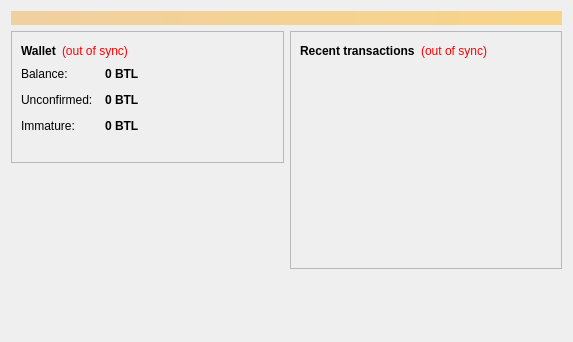
<?xml version="1.0" encoding="UTF-8"?>
<ui version="4.0">
 <class>OverviewPage</class>
 <widget class="QWidget" name="OverviewPage">
  <property name="geometry">
   <rect>
    <x>0</x>
    <y>0</y>
    <width>573</width>
    <height>342</height>
   </rect>
  </property>
  <property name="windowTitle">
   <string>Form</string>
  </property>
  <layout class="QVBoxLayout" name="topLayout">
   <item>
    <widget class="QLabel" name="labelAlerts">
     <property name="visible">
      <bool>false</bool>
     </property>
     <property name="styleSheet">
      <string notr="true">background-color: qlineargradient(x1: 0, y1: 0, x2: 1, y2: 0, stop:0 #F0D0A0, stop:1 #F8D488); color:#000000;</string>
     </property>
     <property name="wordWrap">
      <bool>true</bool>
     </property>
     <property name="margin">
      <number>3</number>
     </property>
    </widget>
   </item>
   <item>
    <layout class="QHBoxLayout" name="horizontalLayout" stretch="1,1">
     <item>
      <layout class="QVBoxLayout" name="verticalLayout_2">
       <item>
        <widget class="QFrame" name="frame">
         <property name="frameShape">
          <enum>QFrame::StyledPanel</enum>
         </property>
         <property name="frameShadow">
          <enum>QFrame::Raised</enum>
         </property>
         <layout class="QVBoxLayout" name="verticalLayout_4">
          <item>
           <layout class="QHBoxLayout" name="horizontalLayout_4">
            <item>
             <widget class="QLabel" name="label_5">
              <property name="font">
               <font>
                <weight>75</weight>
                <bold>true</bold>
               </font>
              </property>
              <property name="text">
               <string>Wallet</string>
              </property>
             </widget>
            </item>
            <item>
             <widget class="QLabel" name="labelWalletStatus">
              <property name="toolTip">
               <string>&lt;html&gt;&lt;head/&gt;&lt;body&gt;&lt;p&gt;The displayed information may be out of date. Your wallet automatically synchronizes with the Bitloonie network after a connection is established, but this process has not completed yet.&lt;/p&gt;&lt;/body&gt;&lt;/html&gt;</string>
              </property>
              <property name="styleSheet">
               <string notr="true">QLabel { color: red; }</string>
              </property>
              <property name="text">
               <string notr="true">(out of sync)</string>
              </property>
              <property name="alignment">
               <set>Qt::AlignLeading|Qt::AlignLeft|Qt::AlignVCenter</set>
              </property>
             </widget>
            </item>
            <item>
             <spacer name="horizontalSpacer_2">
              <property name="orientation">
               <enum>Qt::Horizontal</enum>
              </property>
              <property name="sizeHint" stdset="0">
               <size>
                <width>40</width>
                <height>20</height>
               </size>
              </property>
             </spacer>
            </item>
           </layout>
          </item>
          <item>
           <layout class="QFormLayout" name="formLayout_2">
            <property name="fieldGrowthPolicy">
             <enum>QFormLayout::AllNonFixedFieldsGrow</enum>
            </property>
            <property name="horizontalSpacing">
             <number>12</number>
            </property>
            <property name="verticalSpacing">
             <number>12</number>
            </property>
            <item row="0" column="0">
             <widget class="QLabel" name="label">
              <property name="text">
               <string>Balance:</string>
              </property>
             </widget>
            </item>
            <item row="0" column="1">
             <widget class="QLabel" name="labelBalance">
              <property name="font">
               <font>
                <weight>75</weight>
                <bold>true</bold>
               </font>
              </property>
              <property name="cursor">
               <cursorShape>IBeamCursor</cursorShape>
              </property>
              <property name="toolTip">
               <string>Your current balance</string>
              </property>
              <property name="text">
               <string notr="true">0 BTL</string>
              </property>
              <property name="textInteractionFlags">
               <set>Qt::LinksAccessibleByMouse|Qt::TextSelectableByKeyboard|Qt::TextSelectableByMouse</set>
              </property>
             </widget>
            </item>
            <item row="1" column="0">
             <widget class="QLabel" name="label_3">
              <property name="text">
               <string>Unconfirmed:</string>
              </property>
             </widget>
            </item>
            <item row="1" column="1">
             <widget class="QLabel" name="labelUnconfirmed">
              <property name="font">
               <font>
                <weight>75</weight>
                <bold>true</bold>
               </font>
              </property>
              <property name="cursor">
               <cursorShape>IBeamCursor</cursorShape>
              </property>
              <property name="toolTip">
               <string>Total of transactions that have yet to be confirmed, and do not yet count toward the current balance</string>
              </property>
              <property name="text">
               <string notr="true">0 BTL</string>
              </property>
              <property name="textInteractionFlags">
               <set>Qt::LinksAccessibleByMouse|Qt::TextSelectableByKeyboard|Qt::TextSelectableByMouse</set>
              </property>
             </widget>
            </item>
            <item row="2" column="0">
             <widget class="QLabel" name="labelImmatureText">
              <property name="text">
               <string>Immature:</string>
              </property>
             </widget>
            </item>
            <item row="2" column="1">
             <widget class="QLabel" name="labelImmature">
              <property name="font">
               <font>
                <weight>75</weight>
                <bold>true</bold>
               </font>
              </property>
              <property name="toolTip">
               <string>Mined balance that has not yet matured</string>
              </property>
              <property name="text">
               <string notr="true">0 BTL</string>
              </property>
              <property name="textInteractionFlags">
               <set>Qt::LinksAccessibleByMouse|Qt::TextSelectableByKeyboard|Qt::TextSelectableByMouse</set>
              </property>
             </widget>
            </item>
           </layout>
          </item>
          <item>
           <widget class="QLabel" name="label_wallet_bgcoin">
            <property name="text">
             <string/>
            </property>
            <property name="pixmap">
             <pixmap resource="../bitcoin.qrc">:/images/wallet_bgcoin</pixmap>
            </property>
            <property name="scaledContents">
             <bool>false</bool>
            </property>
            <property name="alignment">
             <set>Qt::AlignCenter</set>
            </property>
            <property name="margin">
             <number>-2</number>
            </property>
           </widget>
          </item>
         </layout>
        </widget>
       </item>
       <item>
        <spacer name="verticalSpacer">
         <property name="orientation">
          <enum>Qt::Vertical</enum>
         </property>
         <property name="sizeHint" stdset="0">
          <size>
           <width>20</width>
           <height>40</height>
          </size>
         </property>
        </spacer>
       </item>
      </layout>
     </item>
     <item>
      <layout class="QVBoxLayout" name="verticalLayout_3">
       <item>
        <widget class="QFrame" name="frame_2">
         <property name="frameShape">
          <enum>QFrame::StyledPanel</enum>
         </property>
         <property name="frameShadow">
          <enum>QFrame::Raised</enum>
         </property>
         <layout class="QVBoxLayout" name="verticalLayout">
          <item>
           <layout class="QHBoxLayout" name="horizontalLayout_2">
            <item>
             <widget class="QLabel" name="label_4">
              <property name="text">
               <string>&lt;b&gt;Recent transactions&lt;/b&gt;</string>
              </property>
             </widget>
            </item>
            <item>
             <widget class="QLabel" name="labelTransactionsStatus">
              <property name="toolTip">
               <string>&lt;html&gt;&lt;head/&gt;&lt;body&gt;&lt;p&gt;The displayed information may be out of date. Your wallet automatically synchronizes with the Bitloonie network after a connection is established, but this process has not completed yet.&lt;/p&gt;&lt;/body&gt;&lt;/html&gt;</string>
              </property>
              <property name="styleSheet">
               <string notr="true">QLabel { color: red; }</string>
              </property>
              <property name="text">
               <string notr="true">(out of sync)</string>
              </property>
              <property name="alignment">
               <set>Qt::AlignRight|Qt::AlignTrailing|Qt::AlignVCenter</set>
              </property>
             </widget>
            </item>
            <item>
             <spacer name="horizontalSpacer">
              <property name="orientation">
               <enum>Qt::Horizontal</enum>
              </property>
              <property name="sizeHint" stdset="0">
               <size>
                <width>40</width>
                <height>20</height>
               </size>
              </property>
             </spacer>
            </item>
           </layout>
          </item>
          <item>
           <widget class="QListView" name="listTransactions">
            <property name="styleSheet">
             <string notr="true">QListView { background: transparent; }</string>
            </property>
            <property name="frameShape">
             <enum>QFrame::NoFrame</enum>
            </property>
            <property name="verticalScrollBarPolicy">
             <enum>Qt::ScrollBarAlwaysOff</enum>
            </property>
            <property name="horizontalScrollBarPolicy">
             <enum>Qt::ScrollBarAlwaysOff</enum>
            </property>
            <property name="selectionMode">
             <enum>QAbstractItemView::NoSelection</enum>
            </property>
           </widget>
          </item>
         </layout>
        </widget>
       </item>
       <item>
        <spacer name="verticalSpacer_2">
         <property name="orientation">
          <enum>Qt::Vertical</enum>
         </property>
         <property name="sizeHint" stdset="0">
          <size>
           <width>20</width>
           <height>40</height>
          </size>
         </property>
        </spacer>
       </item>
      </layout>
     </item>
    </layout>
   </item>
  </layout>
 </widget>
 <resources/>
 <connections/>
</ui>
